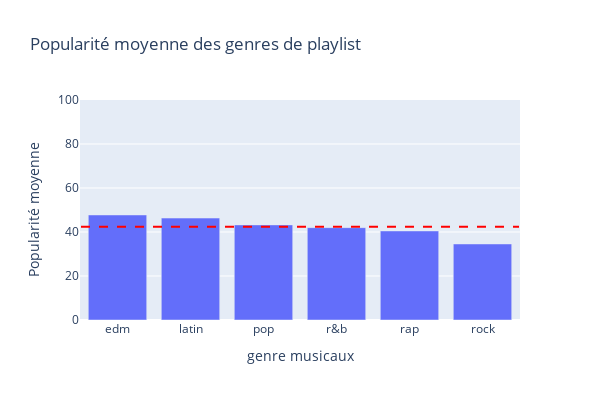

The notebook cell saved with this chart:
### Code cell
fig = px.bar(dfgenre.sort_values(by='track_popularity', ascending=False), 
             x=dfgenre.index, 
             y='track_popularity', 
             title='Popularité moyenne des genres de playlist')
fig.update_layout(xaxis_title='genre musicaux', yaxis_title='Popularité moyenne', yaxis=dict(range=[0, 100]), width=600, height=400)

# Ajouter une ligne horizontale pour la moyenne globale
fig.add_shape(type='line',
              x0=-0.5, x1=len(dfgenre)-0.5,
              y0=dfgenre['track_popularity'].mean(), y1=dfgenre['track_popularity'].mean(),
              line=dict(color='Red', dash='dash'))

fig.show()

### Figure 1 — Plotly figure (JSON) as saved in the notebook; plotly's stock layout.template omitted (floating-point values rounded to 4 significant figures)
{"data": [{"alignmentgroup": "True", "hovertemplate": "x=%{x}<br>track_popularity=%{y}<extra></extra>", "legendgroup": "", "marker": {"color": "#636efa", "pattern": {"shape": ""}}, "name": "", "offsetgroup": "", "orientation": "v", "showlegend": false, "textposition": "auto", "type": "bar", "x": ["edm", "latin", "pop", "r&b", "rap", "rock"], "xaxis": "x", "y": [47.74, 46.33, 43.24, 41.97, 40.48, 34.56], "yaxis": "y"}], "layout": {"barmode": "relative", "height": 400, "legend": {"tracegroupgap": 0}, "shapes": [{"line": {"color": "Red", "dash": "dash"}, "type": "line", "x0": -0.5, "x1": 5.5, "y0": 42.39, "y1": 42.39}], "title": {"text": "Popularité moyenne des genres de playlist"}, "width": 600, "xaxis": {"anchor": "y", "domain": [0, 1], "title": {"text": "genre musicaux"}}, "yaxis": {"anchor": "x", "domain": [0, 1], "range": [0, 100], "title": {"text": "Popularité moyenne"}}}}
